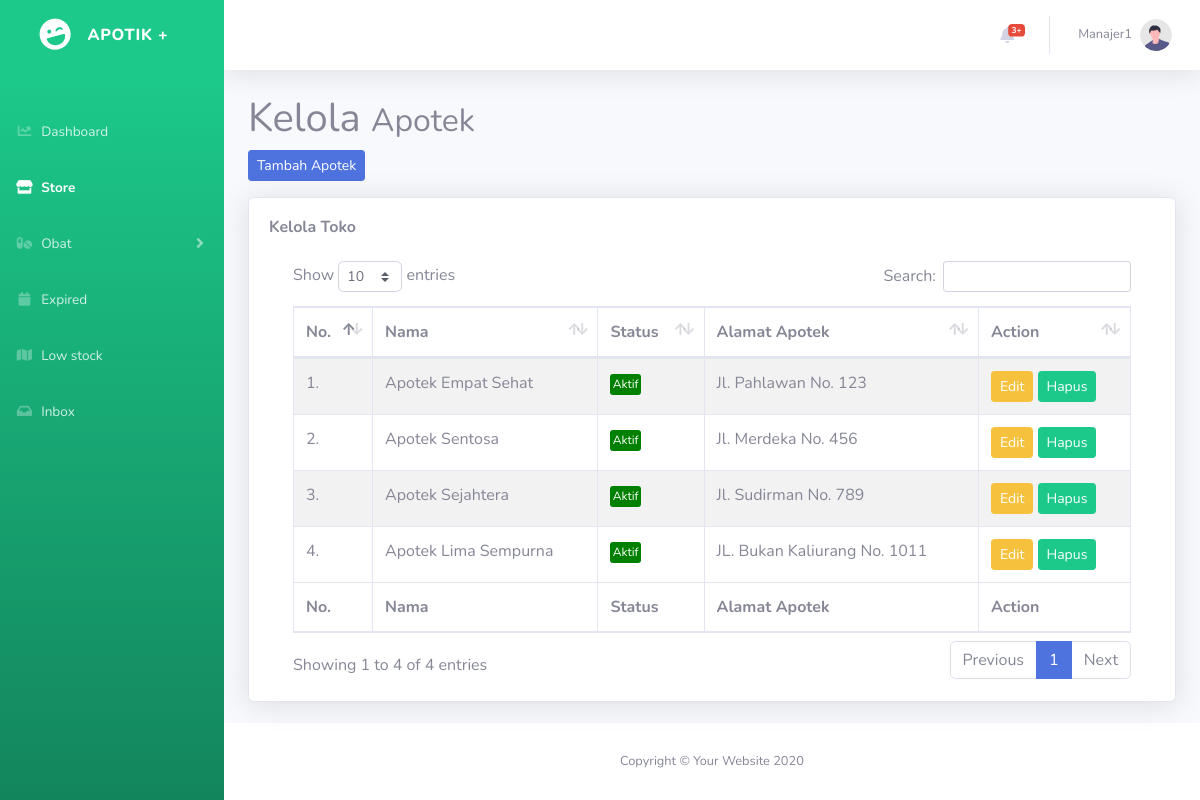
Before: /store.php with the older database file.
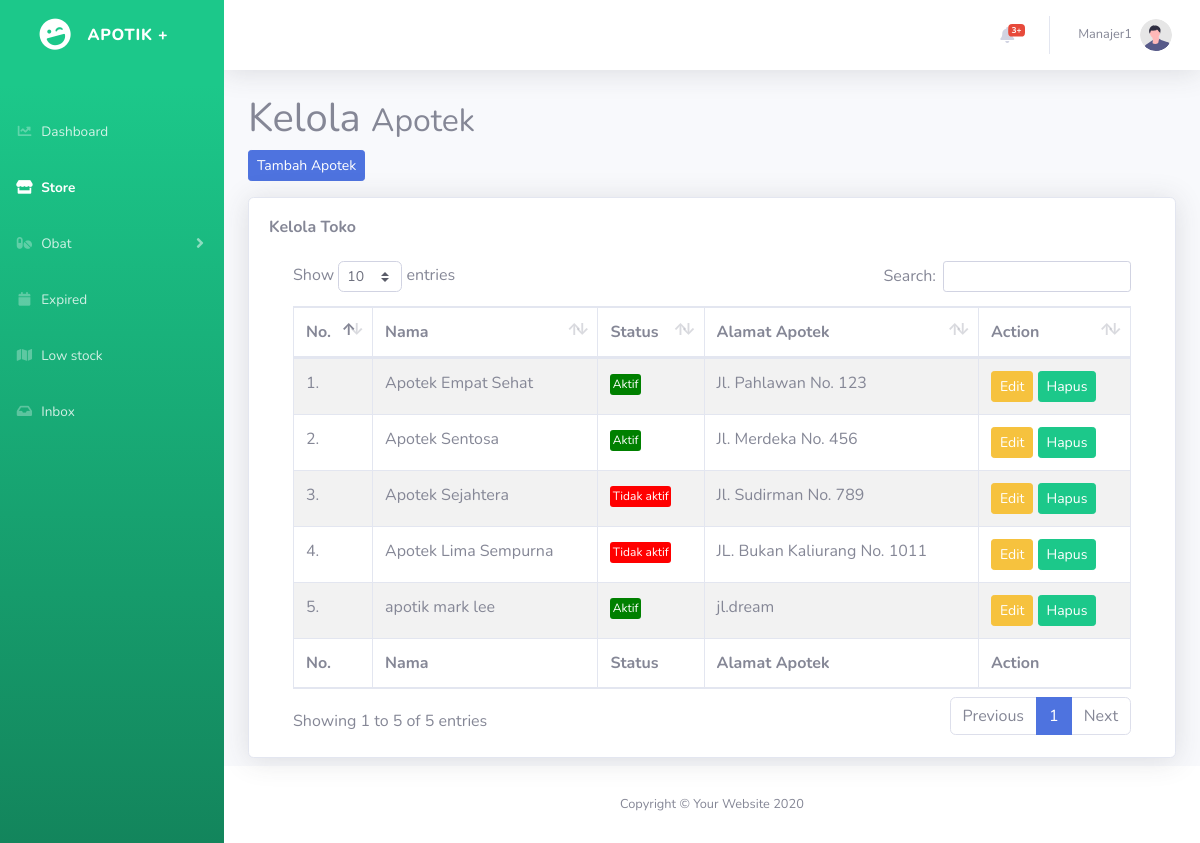
After: the same page with the newer database file.
### tables this page shows
CREATE TABLE `apotek` (
  `id_apotek` int(11) NOT NULL,
  `nama` varchar(255) NOT NULL,
  `status` text NOT NULL,
  `alamat` varchar(255) NOT NULL
);

### store.php (the view, shortened to what the changed rows need)
<!DOCTYPE html>
<html lang="en">
<head>
    <link href="vendor/fontawesome-free/css/all.min.css" rel="stylesheet" type="text/css">
    <link href="css/sb-admin-2.min.css" rel="stylesheet">
    <link href="vendor/datatables/dataTables.bootstrap4.min.css" rel="stylesheet">
</head>
<body id="page-top">
    <div id="wrapper">
        <div id="content-wrapper" class="d-flex flex-column">
            <div id="content">
                <div class="container-fluid">
                    <section class="content-header">
                        <h1>
                        Kelola
                        <small>Apotek</small>
                        </h1>
                    </section>
                    <div class="card shadow mb-2 mt-3">
                        <div class="card-body">
                            <div class="table-responsive">
                                <br>
                                <div class="container">
                                    <table id="example" class="table table-striped table-bordered" style="width:100%">
                                        <thead>
                                            <tr>
                                                <th>No.</th>
                                                <th>Nama</th>
                                                <th>Status</th>
                                                <th>Alamat Apotek</th>
                                                <th>Action</th>
                                            </tr>
                                        </thead>
                                        <tbody>
                                            <?php
                                                include 'koneksi.php';
                                            $no=1;
                                            $apotek = mysqli_query($koneksi, "SELECT * FROM apotek;");
                                            while($row = mysqli_fetch_array($apotek)) {?>
                                                <tr>
                                                    <td><?php echo $no++ ?>.</td>
                                                    <td><?php echo $row['nama'] ?></td>
                                                    <?php $status = $row['status'];
                                                        $background_color = ($status == "Aktif") ? 'green' : 'red';
                                                        $text_color = 'white';
                                                        echo '<td><mark style="background-color: '.$background_color.'; color: '.$text_color.'; border-radius: 3px; font-size: 12px;">'.$status.'</mark></td>'; ?>
                                                    <td><?php echo $row['alamat'] ?></td>
                                                    <td>
                                                        <button type="button" class="btn btn-warning btn-sm" data-bs-toggle="modal" data-bs-target="#modalUbah<?=$row["id_apotek"] ?>">
                                                            Edit
                                                        </button>
                                                        <button type="button" class="btn btn-success btn-sm" data-bs-toggle="modal" data-bs-target="#modalHapus<?=$row["id_apotek"] ?>">
                                                            Hapus
                                                        </button>
                                                    </td>
                                                </tr>
                                            <?php
                                            }
                                            ?>
                                        </tbody>
                                        <tfoot>
                                            <tr>
                                                <th>No.</th>
                                                <th>Nama</th>
                                                <th>Status</th>
                                                <th>Alamat Apotek</th>
                                                <th>Action</th>
                                            </tr>
                                        </tfoot>
                                    </table>
                                </div>
                            </div>
                        </div>
                    </div>
                </div>
            </div>
        </div>
    </div>
</body>
</html>

Changed rows visible on the page:
changed apotek "Apotek Sejahtera": status "Aktif" → "Tidak aktif"
changed apotek "Apotek Lima Sempurna": status "Aktif" → "Tidak aktif"
added apotek: nama "apotik mark lee", status "Aktif", alamat "jl.dream"
Other visible differences:
text written by a page script: "Show entries Search: Showing 1 to 4 of 4 entries Previous 1 Next" → "Show entries Search: Showing 1 to 5 of 5 entries Previous 1 Next"
